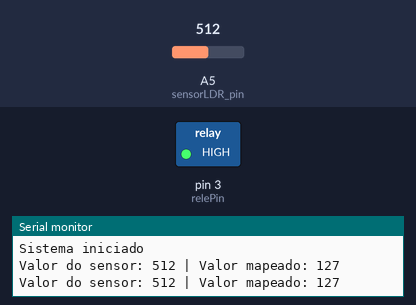
A program run on a simulated Arduino Uno, built with avr-gcc and run on an emulated ATmega328P. Parts: switched loads named in the program (green lamp = pin HIGH), the last lines printed to the serial monitor. The inputs (shaded band) are chosen by the test bench; at power-on: A5 (sensorLDR_pin) = 512.

Above: at 1.8 s.
1.9 s: A5 (sensorLDR_pin) set to 491
At 3.2 s:
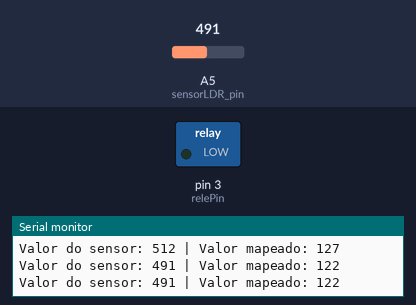
3.5 s: A5 (sensorLDR_pin) set to 511
At 4.8 s:
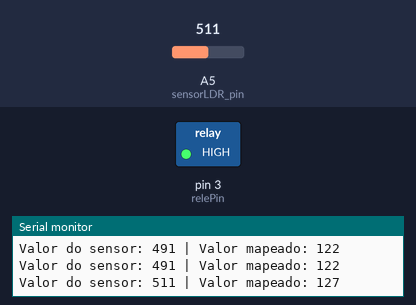
5.5 s: A5 (sensorLDR_pin) set to 306
At 6.4 s:
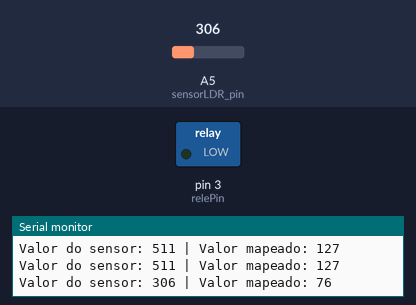
Timing chart, 0 to 8.5 s (numbered marks = the images above; inputs shaded):
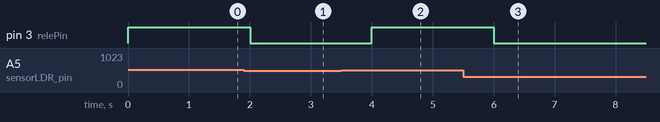

Measured:
- the behaviour switches between 506 and 505 on A5 (sensorLDR_pin) (found by bisection; images 0 and 1)
- after the input at 1.9 s, pin 3 (relePin): HIGH → LOW after 0.10 s
- after the input at 3.5 s, pin 3 (relePin): LOW → HIGH after 0.50 s
- after the input at 5.5 s, pin 3 (relePin): HIGH → LOW after 0.51 s

The program:

main.cpp
```cpp
// Author: Daniel Santos
// Projeto: Controle de Luminosidade com Arduino
// Adicionado: 2021-09-26
// Last update: 2021-09-26
// Version: 0.1
// Description: Controle de Luminosidade com Arduino

// Bibliotecas
#include <Arduino.h>

// Definições dos pinos
#define relePin 3
#define sensorLDR_pin A5

// Configuração dos pinos
void setup() {

  // Configuração dos pinos
  pinMode(relePin, OUTPUT);
  pinMode(sensorLDR_pin, INPUT);
  Serial.begin(9600);
  Serial.println("Sistema iniciado");

}

// Loop principal
void loop() {

  // Leitura do sensor
  int valorDoSensor = analogRead(sensorLDR_pin);

  // Mapeamento do valor do sensor
  int valorMapeado = map(valorDoSensor, 0, 1023, 0, 255);

  // Controle do rele
  if (valorMapeado > 125){
    digitalWrite(relePin, HIGH);
  }else{
    digitalWrite(relePin, LOW);
  }

  // Exibição do valor do sensor
  Serial.print("Valor do sensor: ");
  Serial.print(valorDoSensor);
  Serial.print(" | Valor mapeado: ");
  Serial.println(valorMapeado);

  delay(1000);

}
```
